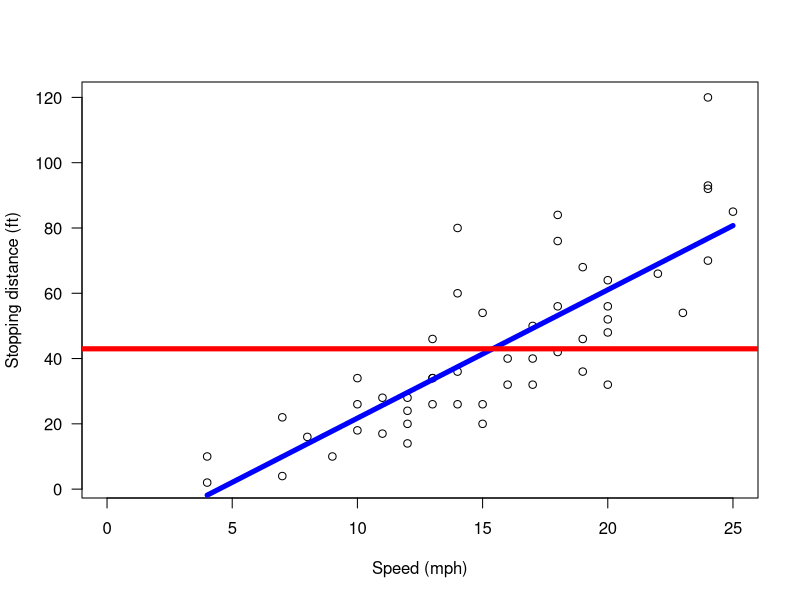

Recreate this plot in R.
head(cars)
plot(cars, xlab = "Speed (mph)", ylab = "Stopping distance (ft)",
    las = 1, xlim = c(0, 25))

(media <- mean(cars$dist, na.rm=FALSE))
(fm1 <- lm(dist ~ speed, data = cars))

# Coefficients:
#             Estimate Std. Error t value Pr(>|t|)    
# (Intercept) -17.5791     6.7584  -2.601   0.0123 *  
# speed         3.9324     0.4155   9.464 1.49e-12 ***
# ---
# Signif. codes:  0 ‘***’ 0.001 ‘**’ 0.01 ‘*’ 0.05 ‘.’ 0.1 ‘ ’ 1
# 
# Residual standard error: 15.38 on 48 degrees of freedom
# Multiple R-squared:  0.6511,    Adjusted R-squared:  0.6438 
# F-statistic: 89.57 on 1 and 48 DF,  p-value: 1.49e-12
lines(cars$speed, predict(fm1, data.frame(speed = cars$speed)), col = "blue", lwd = 5)
abline(h = media[[1]], col = "red", lwd = 5)
predict<-predict(fm1, data.frame(speed = cars$speed))
carro <- cbind(cars, predict)
tail(carro)
?option

# speed dist  predict
#    23   54 72.86631
#    24   70 76.79872
#    24   92 76.79872
#    24   93 76.79872
#    24  120 76.79872
#    25   85 80.73112

Rsquared <- sum((carro$predict-media)^2)/sum((carro$dist-media)^2) # 0.6510794

𝑅𝑀𝑆𝐸 <-sum((carro$dist-carro$predict)^2)/length(carro$predict)
𝑅𝑆𝐸 <-sqrt(sum((carro$dist-carro$predict)^2)/(length(carro$predict)-1))
𝑀𝐴𝑃𝐸 <- (sum(abs((carro$dist-carro$predict)/carro$dist)))/length(carro$predict)*100
Raju <- 1-(sum((carro$dist-carro$predict)^2)/(50-1-1))/(sum((carro$dist-media)^2)/(50+1))


x1 <- rnorm(1000, 40, 15)
x2 <- rnorm(1000, 50, 20)
x3 <- rnorm(1000, 60, 20)
exemplo<- data.frame(y = 4.2*x1 + 2.1*x2 + 10 + rnorm(1000), x1 = x1, x2 = x2, x3 = x3)
head(exemplo)

#         y = 4.2*x1 + 2.1*x2 + 10
#        y       x1        x2       x3
# 274.9930 30.11609  65.70255 43.79735
# 266.2660 45.01851  31.29477 42.63868
# 368.0841 46.76239  77.59796 72.55738
# 316.1412 48.43889  48.35543 85.91233
# 347.5132 27.64759 105.62870 75.39855
# 248.1023 31.88220  50.58691 39.26399

(fm1 <- lm(y ~ x1, data = exemplo))
summary(fm1) # Multiple R-squared:  0.6965,    Adjusted R-squared:  0.6962
(fm2 <- lm(y ~ x2, data = exemplo))
summary(fm2) # Multiple R-squared:  0.3144, Adjusted R-squared:  0.3138 
(fm3 <- lm(y ~ x3, data = exemplo))
summary(fm3) # Multiple R-squared:  0.001464, Adjusted R-squared:  0.0004633 
(fm4 <- lm(y ~ x1 + x2, data = exemplo))
summary(fm4) # Multiple R-squared:  0.9998, Adjusted R-squared:  0.9998
AIC(fm4) #2882.295
(fm5 <- lm(y ~ x1 +x2 + x3, data = exemplo)) # R-squared:  0.9998,    Adjusted R-squared:  0.9998 
summary(fm5)
AIC(fm5) #2884.268

treino <- exemplo[1:900,]
teste <- exemplo[901:1000,]
(fmtrer <- lm(y ~ x1 + x2, data = treino))
# (Intercept)           x1           x2  
#      10.036        4.200        2.099 
summary(fmtrer) #R-squared:  0.9998,    Adjusted R-squared:  0.9998 
predict<-predict(fm1, teste[,2:4] )

df_test<-data.frame(predict = predict, treino = treino$y)
head(df_test)
#  predict   treino
# 198.1642 275.3292
# 255.3745 263.4887
# 341.1765 368.8236
# 349.5312 315.0987
# 283.8067 347.5476
# 318.0341 251.4957
Rsquared <- sum((df_test$predict-mean(df_test$treino))^2)/sum((df_test$treino-mean(df_test$treino))^2)
# 0.6736748